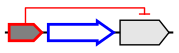

Here is the Python script that generated this plot:
#!/usr/bin/env python
"""
Demonstrate how to plot lists of parts
"""

import parasbolv as psv
import matplotlib.pyplot as plt

__author__  = 'Thomas E. Gorochowski <tom@chofski.co.uk>'
__license__ = 'MIT'
__version__ = '1.0'

# Basic data type to hold the parts
part_list = []
part_list.append( ['CDS', 
                   {'arrowbody_width': 20, 'arrowbody_height': 5, 'arrowhead_height': 0, 'arrowhead_width': 5}, 
                   {'cds': {'facecolor': (0.5,0.5,0.5), 'edgecolor': (1,0,0), 'linewidth': 2}},
                   {'interaction_type':'inhibition',
                    'interaction_key':'key1',
                    'interaction_direction':'send'
                   }
                  ] )
part_list.append( ['CDS', 
                   {'arrowbody_width': 40, 'arrowbody_height': 5, 'arrowhead_height': 2, 'arrowhead_width': 10}, 
                   {'cds': {'facecolor': (1,1,1), 'edgecolor': (0,0,1), 'linewidth': 2}},
                   None,
                  ] )
part_list.append( ['CDS', 
                   None,
                   None,
                   {'interaction_type':'inhibition',
                    'interaction_key':'key1',
                    'interaction_direction':'receive',
                    'interaction_parameters': {'color': (1,0,0),
                                               'headwidth': 6}
                   }
                  ] )
fig, ax, baseline_start, baseline_end = psv.render_part_list(part_list,glyph_path='../glyphs/', padding=0.2)
ax.plot([baseline_start[0], baseline_end[0]], [baseline_start[1], baseline_end[1]], color=(0,0,0), linewidth=1.5, zorder=0)
fig.savefig('03_plot_construct.pdf', transparent=True, dpi=300)
plt.show()
